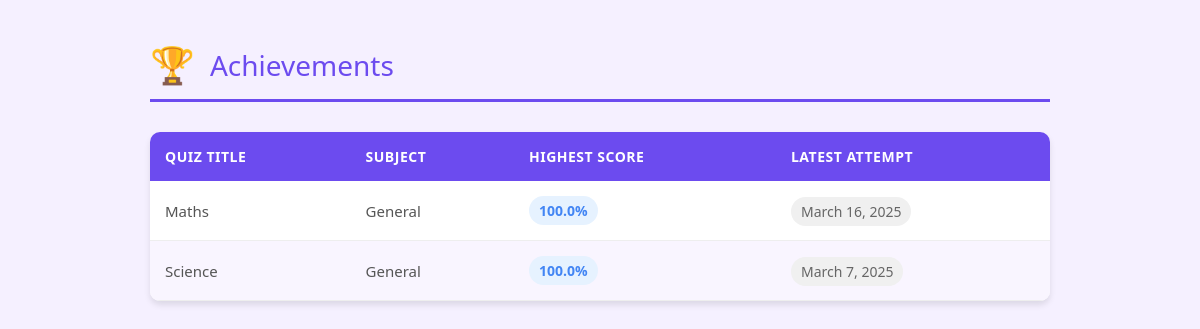
The page /achievements/ (signed in) on the database its author committed.
### Quizzes/models.py (models this page shows, shortened)
class Quiz(models.Model):
    title = models.CharField(max_length=255)
    educator = models.ForeignKey(Educator, on_delete=models.CASCADE)
    created_at = models.DateTimeField(auto_now_add=True)
    subject = models.CharField(max_length=100, default='General')

### Students/views.py (the view)
# urls.py: path('achievements/', views.achievements, name='achievements'),
def achievements(request):
    student = Student.objects.get(user=request.user)
    highest_scores = (
        StudentQuizAttempt.objects
        .filter(student=student)
        .values('quiz__title', 'quiz__subject')  # Grouping by title and subject
        .annotate(
            highest_score=Max('score'),
            latest_attempt_time=Max('completed_at')
        )
    )
    quizzes = []
    for item in highest_scores:
        quizzes.append({
            'title': item['quiz__title'],
            'subject': item['quiz__subject'],
            'highest_score': item['highest_score'],
            'latest_attempt_time': item['latest_attempt_time']
        })
    context = {
        'quizzes': quizzes,
        'no_quizzes_message': "No quizzes attended. Explore more!" if not quizzes else None
    }
    return render(request, 'students/achievements.html', context)

### templates/students/achievements.html (shortened to what this page needs)
<!DOCTYPE html>
<html lang="en">
<head>
</head>
<body>
    <div class="container">
        <div class="achievements-title">Achievements</div>
        {% if quizzes %}
            <table class="achievements-table">
                <thead>
                    <tr>
                        <th>Quiz Title</th>
                        <th>Subject</th>
                        <th>Highest Score</th>
                        <th>Latest Attempt</th>
                    </tr>
                </thead>
                <tbody>
                    {% for quiz in quizzes %}
                    <tr>
                        <td>{{ quiz.title }}</td>
                        <td>{{ quiz.subject }}</td>
                        <td>
                            <span class="score-badge">
                                {{ quiz.highest_score }}%
                            </span>
                        </td>
                        <td>
                            <span class="date-badge">
                                {{ quiz.latest_attempt_time|date:"F j, Y" }}
                            </span>
                        </td>
                    </tr>
                    {% endfor %}
                </tbody>
            </table>
        {% else %}
            <div class="empty-state">
                <p>{{ no_quizzes_message }}</p>
            </div>
        {% endif %}
    </div>
</body>
</html>

### templates/students/achievements.html (style rules this page uses)
body { font-family: 'Segoe UI', Tahoma, Geneva, Verdana, sans-serif; margin: 0; padding: 0; background-color: #f5f0ff; color: #333; }
.container { max-width: 900px; margin: 0 auto; padding: 40px 20px; }
.achievements-title { font-size: 28px; color: #6c4bef; margin-bottom: 30px; display: flex; align-items: center; border-bottom: 3px solid #6c4bef; padding-bottom: 10px; }
.achievements-title::before { content: "🏆"; margin-right: 15px; font-size: 36px; }
.achievements-table { width: 100%; border-collapse: separate; border-spacing: 0; background-color: white; box-shadow: 0 4px 6px rgba(0, 0, 0, 0.1); border-radius: 10px; overflow: hidden; }
.achievements-table thead { background-color: #6c4bef; color: white; }
.achievements-table th { padding: 15px; text-align: left; font-weight: 600; text-transform: uppercase; font-size: 14px; letter-spacing: 0.5px; }
.achievements-table tr { transition: background-color 0.3s ease; }
.achievements-table tbody tr:nth-child(even) { background-color: #f9f5ff; }
.achievements-table td { padding: 15px; border-bottom: 1px solid #eee; font-size: 15px; color: #555; }
.score-badge { display: inline-block; background-color: #e6f2ff; color: #4285f4; padding: 5px 10px; border-radius: 15px; font-weight: 600; font-size: 14px; }
.date-badge { color: #666; font-size: 14px; background-color: #f0f0f0; padding: 5px 10px; border-radius: 15px; }

### rows shown on the page
Quiz: title "Maths", subject "General", highest_score "100.0", latest_attempt_time "March 16, 2025"
Quiz: title "Science", subject "General", highest_score "100.0", latest_attempt_time "March 7, 2025"
